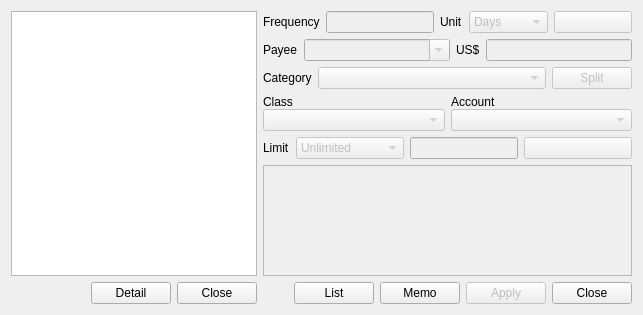
<?xml version="1.0" encoding="UTF-8"?>
<ui version="4.0">
 <class>CScheduledTrans</class>
 <widget class="QWidget" name="CScheduledTrans">
  <property name="geometry">
   <rect>
    <x>0</x>
    <y>0</y>
    <width>643</width>
    <height>315</height>
   </rect>
  </property>
  <property name="windowTitle">
   <string>Scheduled Transactions</string>
  </property>
  <layout class="QHBoxLayout" name="horizontalLayout_8">
   <item>
    <widget class="QWidget" name="pWidgetList" native="true">
     <layout class="QVBoxLayout" name="verticalLayout_5">
      <property name="leftMargin">
       <number>0</number>
      </property>
      <property name="topMargin">
       <number>0</number>
      </property>
      <property name="rightMargin">
       <number>0</number>
      </property>
      <property name="bottomMargin">
       <number>0</number>
      </property>
      <item>
       <widget class="QTableView" name="pTableView">
        <property name="frameShadow">
         <enum>QFrame::Raised</enum>
        </property>
       </widget>
      </item>
      <item>
       <layout class="QHBoxLayout" name="horizontalLayout_4">
        <item>
         <spacer name="horizontalSpacer_2">
          <property name="orientation">
           <enum>Qt::Horizontal</enum>
          </property>
          <property name="sizeHint" stdset="0">
           <size>
            <width>40</width>
            <height>20</height>
           </size>
          </property>
         </spacer>
        </item>
        <item>
         <widget class="QPushButton" name="pPBDetail">
          <property name="text">
           <string>Detail</string>
          </property>
         </widget>
        </item>
        <item>
         <widget class="QPushButton" name="pPBCloseL">
          <property name="text">
           <string>Close</string>
          </property>
         </widget>
        </item>
       </layout>
      </item>
     </layout>
    </widget>
   </item>
   <item>
    <widget class="QWidget" name="pWidgetEdit" native="true">
     <layout class="QVBoxLayout" name="verticalLayout_2">
      <property name="leftMargin">
       <number>0</number>
      </property>
      <property name="topMargin">
       <number>0</number>
      </property>
      <property name="rightMargin">
       <number>0</number>
      </property>
      <property name="bottomMargin">
       <number>0</number>
      </property>
      <item>
       <widget class="QWidget" name="pWidgetControls" native="true">
        <property name="enabled">
         <bool>true</bool>
        </property>
        <layout class="QVBoxLayout" name="verticalLayout">
         <property name="leftMargin">
          <number>0</number>
         </property>
         <property name="topMargin">
          <number>0</number>
         </property>
         <property name="rightMargin">
          <number>0</number>
         </property>
         <property name="bottomMargin">
          <number>0</number>
         </property>
         <item>
          <layout class="QHBoxLayout" name="horizontalLayout_3">
           <item>
            <widget class="QLabel" name="label">
             <property name="text">
              <string>Frequency</string>
             </property>
            </widget>
           </item>
           <item>
            <widget class="QLineEdit" name="pLEFrequency">
             <property name="enabled">
              <bool>false</bool>
             </property>
             <property name="sizePolicy">
              <sizepolicy hsizetype="Expanding" vsizetype="Fixed">
               <horstretch>0</horstretch>
               <verstretch>0</verstretch>
              </sizepolicy>
             </property>
            </widget>
           </item>
           <item>
            <widget class="QLabel" name="label_2">
             <property name="text">
              <string>Unit</string>
             </property>
            </widget>
           </item>
           <item>
            <widget class="QComboBox" name="pCBUnit">
             <property name="enabled">
              <bool>false</bool>
             </property>
             <property name="sizePolicy">
              <sizepolicy hsizetype="Expanding" vsizetype="Fixed">
               <horstretch>0</horstretch>
               <verstretch>0</verstretch>
              </sizepolicy>
             </property>
             <item>
              <property name="text">
               <string>Days</string>
              </property>
             </item>
             <item>
              <property name="text">
               <string>Weeks</string>
              </property>
             </item>
             <item>
              <property name="text">
               <string>Months</string>
              </property>
             </item>
            </widget>
           </item>
           <item>
            <widget class="QPushButton" name="pPBDate">
             <property name="enabled">
              <bool>false</bool>
             </property>
             <property name="sizePolicy">
              <sizepolicy hsizetype="Expanding" vsizetype="Fixed">
               <horstretch>0</horstretch>
               <verstretch>0</verstretch>
              </sizepolicy>
             </property>
             <property name="text">
              <string/>
             </property>
            </widget>
           </item>
          </layout>
         </item>
         <item>
          <layout class="QHBoxLayout" name="horizontalLayout_6">
           <item>
            <widget class="QLabel" name="label_3">
             <property name="text">
              <string>Payee</string>
             </property>
            </widget>
           </item>
           <item>
            <widget class="QComboBox" name="pCBPayee">
             <property name="enabled">
              <bool>false</bool>
             </property>
             <property name="sizePolicy">
              <sizepolicy hsizetype="Expanding" vsizetype="Fixed">
               <horstretch>0</horstretch>
               <verstretch>0</verstretch>
              </sizepolicy>
             </property>
             <property name="editable">
              <bool>true</bool>
             </property>
             <property name="insertPolicy">
              <enum>QComboBox::NoInsert</enum>
             </property>
            </widget>
           </item>
           <item>
            <widget class="QLabel" name="pLCurrency">
             <property name="text">
              <string>US$</string>
             </property>
            </widget>
           </item>
           <item>
            <layout class="QHBoxLayout" name="horizontalLayout">
             <property name="spacing">
              <number>0</number>
             </property>
             <item>
              <widget class="CSignSymbol" name="pSignSymbol" native="true">
               <property name="enabled">
                <bool>false</bool>
               </property>
               <property name="sizePolicy">
                <sizepolicy hsizetype="Fixed" vsizetype="Fixed">
                 <horstretch>0</horstretch>
                 <verstretch>0</verstretch>
                </sizepolicy>
               </property>
              </widget>
             </item>
             <item>
              <widget class="QLineEdit" name="pLEAmount">
               <property name="enabled">
                <bool>false</bool>
               </property>
               <property name="sizePolicy">
                <sizepolicy hsizetype="Expanding" vsizetype="Fixed">
                 <horstretch>0</horstretch>
                 <verstretch>0</verstretch>
                </sizepolicy>
               </property>
              </widget>
             </item>
            </layout>
           </item>
          </layout>
         </item>
         <item>
          <layout class="QHBoxLayout" name="horizontalLayout_5">
           <item>
            <widget class="QLabel" name="label_5">
             <property name="text">
              <string>Category</string>
             </property>
            </widget>
           </item>
           <item>
            <widget class="QComboBox" name="pCBCategory">
             <property name="enabled">
              <bool>false</bool>
             </property>
             <property name="sizePolicy">
              <sizepolicy hsizetype="Expanding" vsizetype="Fixed">
               <horstretch>0</horstretch>
               <verstretch>0</verstretch>
              </sizepolicy>
             </property>
            </widget>
           </item>
           <item>
            <widget class="QPushButton" name="pPBSplit">
             <property name="enabled">
              <bool>false</bool>
             </property>
             <property name="text">
              <string>Split</string>
             </property>
            </widget>
           </item>
          </layout>
         </item>
         <item>
          <layout class="QGridLayout" name="gridLayout">
           <property name="verticalSpacing">
            <number>0</number>
           </property>
           <item row="0" column="0">
            <widget class="QLabel" name="label_6">
             <property name="text">
              <string>Class</string>
             </property>
            </widget>
           </item>
           <item row="0" column="1">
            <widget class="QLabel" name="label_7">
             <property name="text">
              <string>Account</string>
             </property>
            </widget>
           </item>
           <item row="1" column="0">
            <widget class="QComboBox" name="pCBClass">
             <property name="enabled">
              <bool>false</bool>
             </property>
             <property name="sizePolicy">
              <sizepolicy hsizetype="Expanding" vsizetype="Fixed">
               <horstretch>0</horstretch>
               <verstretch>0</verstretch>
              </sizepolicy>
             </property>
            </widget>
           </item>
           <item row="1" column="1">
            <widget class="QComboBox" name="pCBAccount">
             <property name="enabled">
              <bool>false</bool>
             </property>
             <property name="sizePolicy">
              <sizepolicy hsizetype="Expanding" vsizetype="Fixed">
               <horstretch>0</horstretch>
               <verstretch>0</verstretch>
              </sizepolicy>
             </property>
            </widget>
           </item>
          </layout>
         </item>
         <item>
          <layout class="QHBoxLayout" name="horizontalLayout_7">
           <item>
            <widget class="QLabel" name="label_4">
             <property name="text">
              <string>Limit</string>
             </property>
            </widget>
           </item>
           <item>
            <widget class="QComboBox" name="pCBLimits">
             <property name="enabled">
              <bool>false</bool>
             </property>
             <property name="sizePolicy">
              <sizepolicy hsizetype="Expanding" vsizetype="Fixed">
               <horstretch>0</horstretch>
               <verstretch>0</verstretch>
              </sizepolicy>
             </property>
             <item>
              <property name="text">
               <string>Unlimited</string>
              </property>
             </item>
             <item>
              <property name="text">
               <string>Date</string>
              </property>
             </item>
             <item>
              <property name="text">
               <string>Times</string>
              </property>
             </item>
            </widget>
           </item>
           <item>
            <widget class="QLineEdit" name="pLETimesLimit">
             <property name="enabled">
              <bool>false</bool>
             </property>
            </widget>
           </item>
           <item>
            <widget class="QPushButton" name="pPBDateLimit">
             <property name="enabled">
              <bool>false</bool>
             </property>
             <property name="sizePolicy">
              <sizepolicy hsizetype="Expanding" vsizetype="Fixed">
               <horstretch>0</horstretch>
               <verstretch>0</verstretch>
              </sizepolicy>
             </property>
             <property name="text">
              <string/>
             </property>
            </widget>
           </item>
          </layout>
         </item>
         <item>
          <spacer name="verticalSpacer">
           <property name="orientation">
            <enum>Qt::Vertical</enum>
           </property>
           <property name="sizeHint" stdset="0">
            <size>
             <width>20</width>
             <height>0</height>
            </size>
           </property>
          </spacer>
         </item>
        </layout>
       </widget>
      </item>
      <item>
       <widget class="CRichTextEditor" name="pRichTextEditor">
        <property name="enabled">
         <bool>false</bool>
        </property>
        <property name="sizePolicy">
         <sizepolicy hsizetype="Expanding" vsizetype="Expanding">
          <horstretch>0</horstretch>
          <verstretch>0</verstretch>
         </sizepolicy>
        </property>
        <property name="frameShape">
         <enum>QFrame::StyledPanel</enum>
        </property>
        <property name="frameShadow">
         <enum>QFrame::Raised</enum>
        </property>
       </widget>
      </item>
      <item>
       <layout class="QHBoxLayout" name="horizontalLayout_2">
        <item>
         <spacer name="horizontalSpacer">
          <property name="orientation">
           <enum>Qt::Horizontal</enum>
          </property>
          <property name="sizeHint" stdset="0">
           <size>
            <width>40</width>
            <height>20</height>
           </size>
          </property>
         </spacer>
        </item>
        <item>
         <widget class="QPushButton" name="pPBList">
          <property name="text">
           <string>List</string>
          </property>
         </widget>
        </item>
        <item>
         <widget class="QPushButton" name="pPBMemo">
          <property name="text">
           <string>Memo</string>
          </property>
          <property name="checkable">
           <bool>true</bool>
          </property>
         </widget>
        </item>
        <item>
         <widget class="QPushButton" name="pPBApply">
          <property name="enabled">
           <bool>false</bool>
          </property>
          <property name="text">
           <string>Apply</string>
          </property>
         </widget>
        </item>
        <item>
         <widget class="QPushButton" name="pPBClose">
          <property name="text">
           <string>Close</string>
          </property>
         </widget>
        </item>
       </layout>
      </item>
     </layout>
    </widget>
   </item>
  </layout>
 </widget>
 <customwidgets>
  <customwidget>
   <class>CRichTextEditor</class>
   <extends>QFrame</extends>
   <header>richtexteditor.h</header>
   <container>1</container>
  </customwidget>
  <customwidget>
   <class>CSignSymbol</class>
   <extends>QWidget</extends>
   <header>signsymbol.h</header>
   <container>1</container>
  </customwidget>
 </customwidgets>
 <tabstops>
  <tabstop>pTableView</tabstop>
  <tabstop>pPBCloseL</tabstop>
  <tabstop>pPBDetail</tabstop>
  <tabstop>pLEFrequency</tabstop>
  <tabstop>pCBUnit</tabstop>
  <tabstop>pPBDate</tabstop>
  <tabstop>pCBPayee</tabstop>
  <tabstop>pLEAmount</tabstop>
  <tabstop>pCBCategory</tabstop>
  <tabstop>pPBSplit</tabstop>
  <tabstop>pCBClass</tabstop>
  <tabstop>pCBAccount</tabstop>
  <tabstop>pCBLimits</tabstop>
  <tabstop>pLETimesLimit</tabstop>
  <tabstop>pPBDateLimit</tabstop>
  <tabstop>pPBClose</tabstop>
  <tabstop>pPBApply</tabstop>
  <tabstop>pPBMemo</tabstop>
  <tabstop>pPBList</tabstop>
 </tabstops>
 <resources/>
 <connections/>
</ui>
